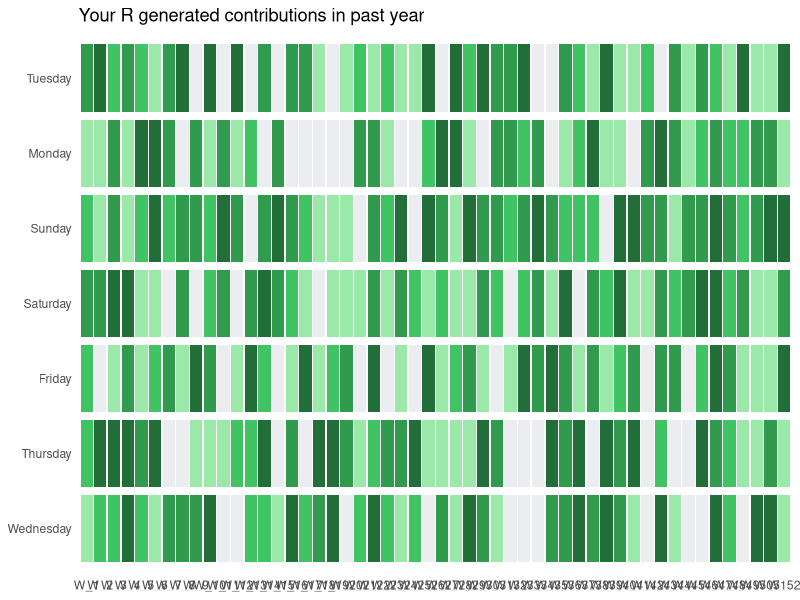
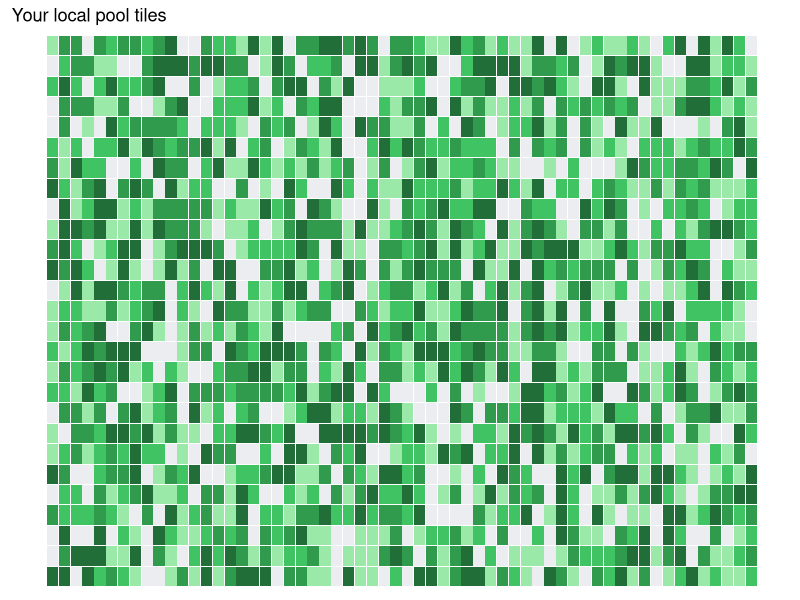

Reproduce these figures in R, in order.
##########################################
# 
# ggplot Heatmap that looks like Github 
# contribution chart
#
# Series:
# Little Useless-useful R functions #42
# Created: August 27, 2022
# Author: Tomaz Kastrun
# Blog: tomaztsql.wordpress.com
# V.1.0

# Changelog: 
#        
###########################################


# Library
library(ggplot2)

colours <- c("#ebedf0", "#9be9a8", "#40c463","#309b4c","#216e39")
# colours: lavender, palegreen, mediumseagreen,seagreen, forestgreen
# nof_contributions:  0, 1, 2-5, 5-10, 10+


# Generate grid
y <- weekdays(Sys.Date()+0:6) # days
x <- paste0("W_", seq(1,52))
data <- expand.grid(X=x, Y=y)
data$cols <- sample(colours, 364, replace=TRUE)


# Contribution graph 
ggplot(data, aes(X, Y)) + 
    geom_tile(aes(fill = cols, width=0.9, height=0.9)) + 
    scale_fill_manual(values=colours) + 
  labs(title = "Your R generated contributions in past year") +
  theme(axis.title.x = element_blank(),
        axis.title.y = element_blank(),
       axis.ticks.x=element_blank(),
       axis.ticks.y=element_blank(),
       legend.position = "none",
       panel.background = element_rect(fill = 'white', color = 'white')
       )



##################
# square graph
# remember your local pool :-)
##################

# Generate grid
colours <- c("#ebedf0", "#9be9a8", "#40c463","#309b4c","#216e39")
y <- LETTERS[1:60] # letters
x <- seq(1,60)
data <- expand.grid(X=x, Y=y)
data$cols <- sample(colours, 3600, replace=TRUE)

ggplot(data, aes(X, Y)) + 
  geom_tile(aes(fill = cols, width=0.95, height=0.95)) + 
  scale_fill_manual(values=colours) + 
  labs(title = "Your local pool tiles") +
  theme(axis.title.x = element_blank(),
        axis.title.y = element_blank(),
        axis.ticks.x=element_blank(),
        axis.ticks.y=element_blank(),
        axis.text.x=element_blank(),
        axis.text.y=element_blank(),
        legend.position = "none",
        panel.background = element_rect(fill = 'white', color = 'white')
  )
